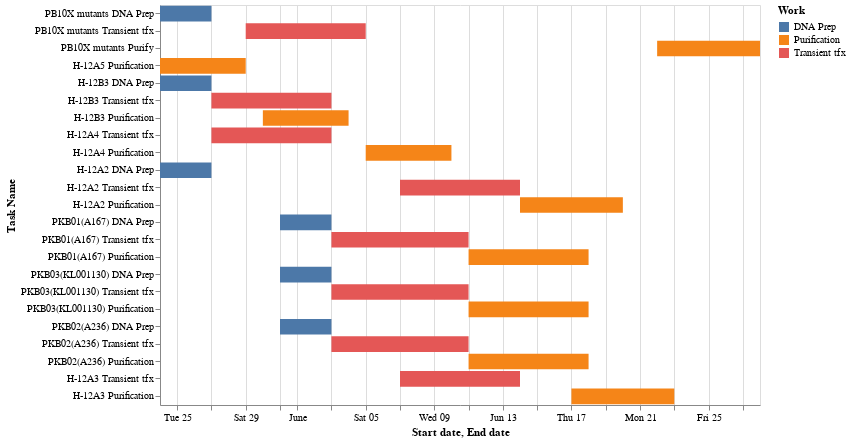

This figure's notebook cell:
### Code cell
import pandas as pd
import numpy as np
import altair as alt
# alt.renderers.enable('notebook') # if in jupyter

df = pd.DataFrame([
    {"Work": "DNA Prep", "Task Name": "PB10X mutants DNA Prep", "Start date": '2021-05-24', "End date": '2021-05-27', "Progress %": 0},
    {"Work": "Transient tfx", "Task Name": "PB10X mutants Transient tfx", "Start date": '2021-05-29', "End date": '2021-06-05', "Progress %": 0},
    {"Work": "Purification", "Task Name": "PB10X mutants Purify", "Start date": '2021-06-22', "End date": '2021-06-28', "Progress %": 0},
#     {"Work": "DNA Prep", "Task Name": "H-12A5 DNA Prep", "Start date": '2021-08-21', "End date": '2021-08-31', "Progress %": 0},
#     {"Work": "Transient tfx", "Task Name": "H-12A5 Transient tfx", "Start date": '2021-08-21', "End date": '2021-08-31', "Progress %": 0},
    {"Work": "Purification", "Task Name": "H-12A5 Purification", "Start date": '2021-05-24', "End date": '2021-05-29', "Progress %": 0},
    {"Work": "DNA Prep", "Task Name": "H-12B3 DNA Prep", "Start date": '2021-05-24', "End date": '2021-05-27', "Progress %": 0},
    {"Work": "Transient tfx", "Task Name": "H-12B3 Transient tfx", "Start date": '2021-05-27', "End date": '2021-06-03', "Progress %": 0},
    {"Work": "Purification", "Task Name": "H-12B3 Purification", "Start date": '2021-05-30', "End date": '2021-06-04', "Progress %": 0},
#     {"Work": "20X", "Task Name": "H-12A4 DNA Prep", "Start date": '2021-05-24', "End date": '2021-05-27', "Progress %": 0},
    {"Work": "Transient tfx", "Task Name": "H-12A4 Transient tfx", "Start date": '2021-05-27', "End date": '2021-06-03', "Progress %": 0},
    {"Work": "Purification", "Task Name": "H-12A4 Purification", "Start date": '2021-06-05', "End date": '2021-06-10', "Progress %": 0},
    {"Work": "DNA Prep", "Task Name": "H-12A2 DNA Prep", "Start date": '2021-05-24', "End date": '2021-05-27', "Progress %": 0},
    {"Work": "Transient tfx", "Task Name": "H-12A2 Transient tfx", "Start date": '2021-06-07', "End date": '2021-06-14', "Progress %": 0},
    {"Work": "Purification", "Task Name": "H-12A2 Purification", "Start date": '2021-06-14', "End date": '2021-06-20', "Progress %": 0},
    {"Work": "DNA Prep", "Task Name": "PKB01(A167) DNA Prep", "Start date": '2021-05-31', "End date": '2021-06-03', "Progress %": 0},
    {"Work": "Transient tfx", "Task Name": "PKB01(A167) Transient tfx", "Start date": '2021-06-03', "End date": '2021-06-11', "Progress %": 0},
    {"Work": "Purification", "Task Name": "PKB01(A167) Purification", "Start date": '2021-06-11', "End date": '2021-06-18', "Progress %": 0},
    {"Work": "DNA Prep", "Task Name": "PKB03(KL001130) DNA Prep", "Start date": '2021-05-31', "End date": '2021-06-03', "Progress %": 0},
    {"Work": "Transient tfx", "Task Name": "PKB03(KL001130) Transient tfx", "Start date": '2021-06-03', "End date": '2021-06-11', "Progress %": 0},
    {"Work": "Purification", "Task Name": "PKB03(KL001130) Purification", "Start date": '2021-06-11', "End date": '2021-06-18', "Progress %": 0},
    {"Work": "DNA Prep", "Task Name": "PKB02(A236) DNA Prep", "Start date": '2021-05-31', "End date": '2021-06-03', "Progress %": 0},
    {"Work": "Transient tfx", "Task Name": "PKB02(A236) Transient tfx", "Start date": '2021-06-03', "End date": '2021-06-11', "Progress %": 0},
    {"Work": "Purification", "Task Name": "PKB02(A236) Purification", "Start date": '2021-06-11', "End date": '2021-06-18', "Progress %": 0},
#     {"Work": "DNA Prep", "Task Name": "H-12A3 DNA Prep", "Start date": '2021-05-31', "End date": '2021-06-02', "Progress %": 0},
    {"Work": "Transient tfx", "Task Name": "H-12A3 Transient tfx", "Start date": '2021-06-07', "End date": '2021-06-14', "Progress %": 0},
    {"Work": "Purification", "Task Name": "H-12A3 Purification", "Start date": '2021-06-17', "End date": '2021-06-23', "Progress %": 0},

])

df["Start date"] = pd.to_datetime(df["Start date"])
df["End date"] = pd.to_datetime(df["End date"])

chart = alt.Chart(df).mark_bar().encode(
    x='Start date',
    x2='End date',
    y=alt.Y('Task Name', 
            sort=list(df.sort_values(["End date", "Start date"])
                                    ["Work"])), # Custom sorting
    color='Work:N',
#     row='Project:N'
).properties(
    width=600,
    height=400)

chart

### Figure 1 — Vega-Lite specification as saved in the notebook (floating-point values rounded to 4 significant figures)
{"config": {"view": {"continuousWidth": 400, "continuousHeight": 300}}, "data": {"name": "data-3787b4ea72410e5855e91f5a64dd1f25"}, "mark": "bar", "encoding": {"color": {"type": "nominal", "field": "Work"}, "x": {"type": "temporal", "field": "Start date"}, "x2": {"field": "End date"}, "y": {"type": "nominal", "field": "Task Name", "sort": ["DNA Prep", "DNA Prep", "DNA Prep", "Purification", "Transient tfx", "Transient tfx", "DNA Prep", "DNA Prep", "DNA Prep", "Purification", "Transient tfx", "Purification", "Transient tfx", "Transient tfx", "Transient tfx", "Transient tfx", "Transient tfx", "Purification", "Purification", "Purification", "Purification", "Purification", "Purification"]}}, "height": 400, "width": 600, "$schema": "https://vega.github.io/schema/vega-lite/v4.8.1.json", "datasets": {"data-3787b4ea72410e5855e91f5a64dd1f25": [{"Work": "DNA Prep", "Task Name": "PB10X mutants DNA Prep", "Start date": "2021-05-24T00:00:00", "End date": "2021-05-27T00:00:00", "Progress %": 0}, {"Work": "Transient tfx", "Task Name": "PB10X mutants Transient tfx", "Start date": "2021-05-29T00:00:00", "End date": "2021-06-05T00:00:00", "Progress %": 0}, {"Work": "Purification", "Task Name": "PB10X mutants Purify", "Start date": "2021-06-22T00:00:00", "End date": "2021-06-28T00:00:00", "Progress %": 0}, {"Work": "Purification", "Task Name": "H-12A5 Purification", "Start date": "2021-05-24T00:00:00", "End date": "2021-05-29T00:00:00", "Progress %": 0}, {"Work": "DNA Prep", "Task Name": "H-12B3 DNA Prep", "Start date": "2021-05-24T00:00:00", "End date": "2021-05-27T00:00:00", "Progress %": 0}, {"Work": "Transient tfx", "Task Name": "H-12B3 Transient tfx", "Start date": "2021-05-27T00:00:00", "End date": "2021-06-03T00:00:00", "Progress %": 0}, {"Work": "Purification", "Task Name": "H-12B3 Purification", "Start date": "2021-05-30T00:00:00", "End date": "2021-06-04T00:00:00", "Progress %": 0}, {"Work": "Transient tfx", "Task Name": "H-12A4 Transient tfx", "Start date": "2021-05-27T00:00:00", "End date": "2021-06-03T00:00:00", "Progress %": 0}, {"Work": "Purification", "Task Name": "H-12A4 Purification", "Start date": "2021-06-05T00:00:00", "End date": "2021-06-10T00:00:00", "Progress %": 0}, {"Work": "DNA Prep", "Task Name": "H-12A2 DNA Prep", "Start date": "2021-05-24T00:00:00", "End date": "2021-05-27T00:00:00", "Progress %": 0}, {"Work": "Transient tfx", "Task Name": "H-12A2 Transient tfx", "Start date": "2021-06-07T00:00:00", "End date": "2021-06-14T00:00:00", "Progress %": 0}, {"Work": "Purification", "Task Name": "H-12A2 Purification", "Start date": "2021-06-14T00:00:00", "End date": "2021-06-20T00:00:00", "Progress %": 0}, {"Work": "DNA Prep", "Task Name": "PKB01(A167) DNA Prep", "Start date": "2021-05-31T00:00:00", "End date": "2021-06-03T00:00:00", "Progress %": 0}, {"Work": "Transient tfx", "Task Name": "PKB01(A167) Transient tfx", "Start date": "2021-06-03T00:00:00", "End date": "2021-06-11T00:00:00", "Progress %": 0}, {"Work": "Purification", "Task Name": "PKB01(A167) Purification", "Start date": "2021-06-11T00:00:00", "End date": "2021-06-18T00:00:00", "Progress %": 0}, {"Work": "DNA Prep", "Task Name": "PKB03(KL001130) DNA Prep", "Start date": "2021-05-31T00:00:00", "End date": "2021-06-03T00:00:00", "Progress %": 0}, {"Work": "Transient tfx", "Task Name": "PKB03(KL001130) Transient tfx", "Start date": "2021-06-03T00:00:00", "End date": "2021-06-11T00:00:00", "Progress %": 0}, {"Work": "Purification", "Task Name": "PKB03(KL001130) Purification", "Start date": "2021-06-11T00:00:00", "End date": "2021-06-18T00:00:00", "Progress %": 0}, {"Work": "DNA Prep", "Task Name": "PKB02(A236) DNA Prep", "Start date": "2021-05-31T00:00:00", "End date": "2021-06-03T00:00:00", "Progress %": 0}, {"Work": "Transient tfx", "Task Name": "PKB02(A236) Transient tfx", "Start date": "2021-06-03T00:00:00", "End date": "2021-06-11T00:00:00", "Progress %": 0}, {"Work": "Purification", "Task Name": "PKB02(A236) Purification", "Start date": "2021-06-11T00:00:00", "End date": "2021-06-18T00:00:00", "Progress %": 0}, {"Work": "Transient tfx", "Task Name": "H-12A3 Transient tfx", "Start date": "2021-06-07T00:00:00", "End date": "2021-06-14T00:00:00", "Progress %": 0}, {"Work": "Purification", "Task Name": "H-12A3 Purification", "Start date": "2021-06-17T00:00:00", "End date": "2021-06-23T00:00:00", "Progress %": 0}]}}
